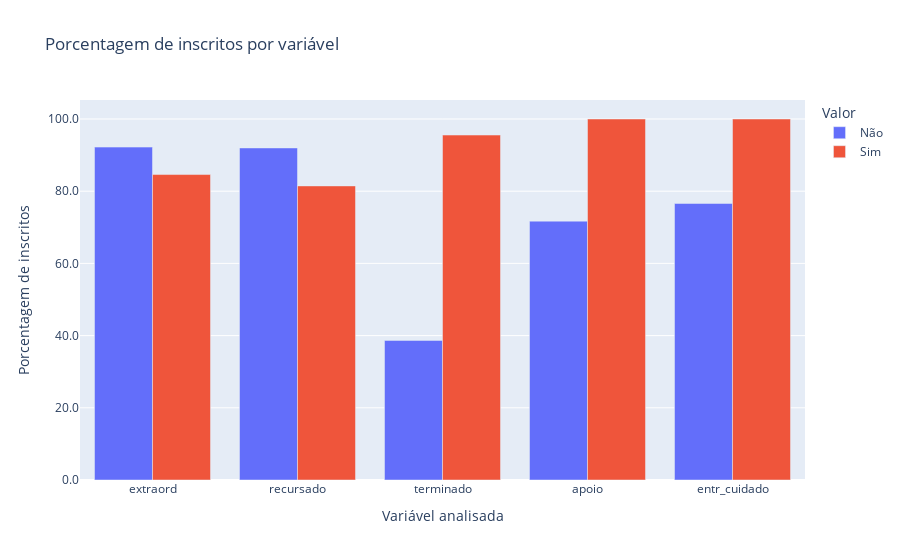

The notebook cell this image was saved under:
### Code cell
educations = [ 'extraord', 'recursado', 'terminado', 'apoio', 'entr_cuidado']
renameEducations = {
    'extraord': 'Fez prova de recuperação',
    'recursado': 'teve que refazer alguma disciplina',
    'terminado': 'terminou o último ano letivo', #chance de algume voltar a estudar é baixissima!
    'apoio': 'Recebeu apoio nos estudos (familiar ou não)', #mais comum em menores idades
    'entr_cuidado': 'Teve algum tipo de cuidado especial ao entrar na escola',
}
fig = plot_porcentagem_inscritos(df, educations, 'inscrito_actual', d )
fig

### Figure 1 — Plotly figure (JSON) as saved in the notebook; plotly's stock layout.template omitted (floating-point values rounded to 4 significant figures)
{"data": [{"alignmentgroup": "True", "hovertemplate": "Valor=Não<br>Variável analisada=%{x}<br>Porcentagem de inscritos=%{y}<extra></extra>", "legendgroup": "Não", "marker": {"color": "#636efa", "pattern": {"shape": ""}}, "name": "Não", "offsetgroup": "Não", "orientation": "v", "showlegend": true, "textposition": "auto", "type": "bar", "x": ["extraord", "recursado", "terminado", "apoio", "entr_cuidado"], "xaxis": "x", "y": [92.22, 91.98, 38.67, 71.71, 76.6], "yaxis": "y"}, {"alignmentgroup": "True", "hovertemplate": "Valor=Sim<br>Variável analisada=%{x}<br>Porcentagem de inscritos=%{y}<extra></extra>", "legendgroup": "Sim", "marker": {"color": "#EF553B", "pattern": {"shape": ""}}, "name": "Sim", "offsetgroup": "Sim", "orientation": "v", "showlegend": true, "textposition": "auto", "type": "bar", "x": ["extraord", "recursado", "terminado", "apoio", "entr_cuidado"], "xaxis": "x", "y": [84.62, 81.47, 95.55, 100.0, 100.0], "yaxis": "y"}], "layout": {"barmode": "group", "legend": {"title": {"text": "Valor"}, "tracegroupgap": 0}, "title": {"text": "Porcentagem de inscritos por variável"}, "xaxis": {"anchor": "y", "domain": [0, 1], "title": {"text": "Variável analisada"}}, "yaxis": {"anchor": "x", "domain": [0, 1], "tickformat": ".1f", "title": {"text": "Porcentagem de inscritos"}}}}
